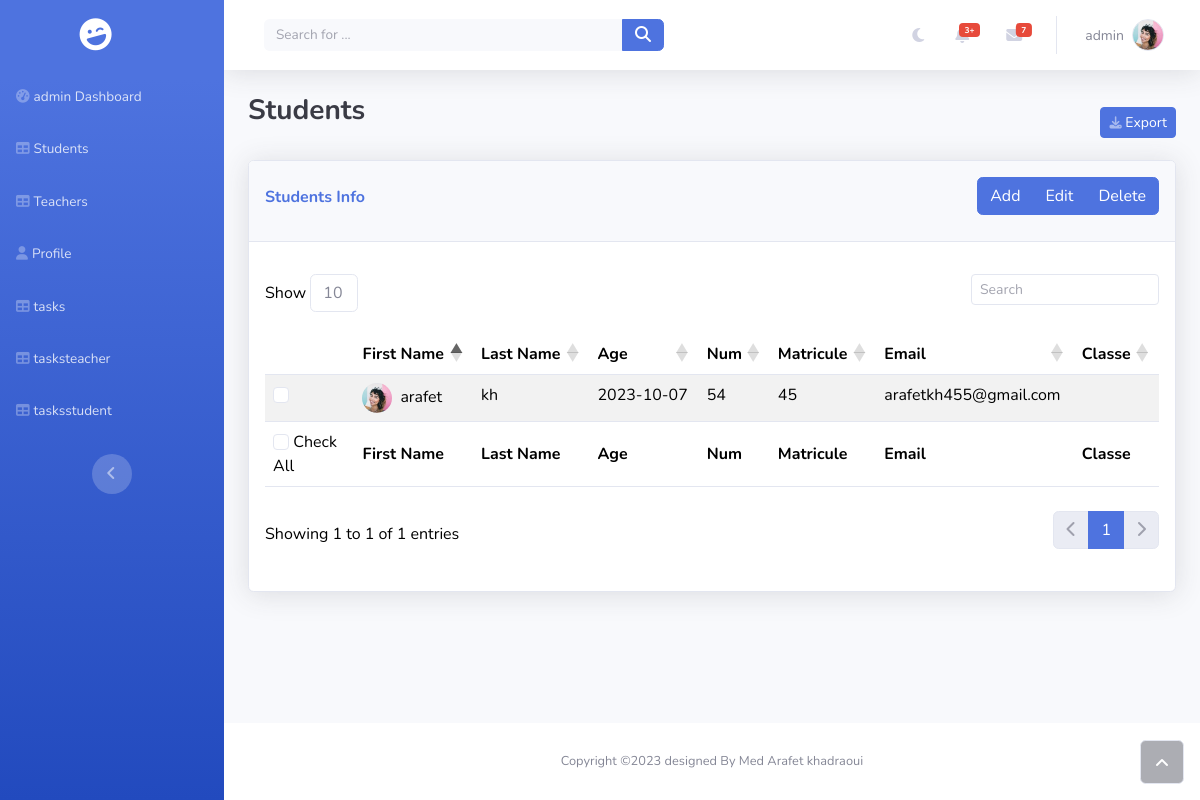
The page /students.php (signed in) on the database as committed earlier.
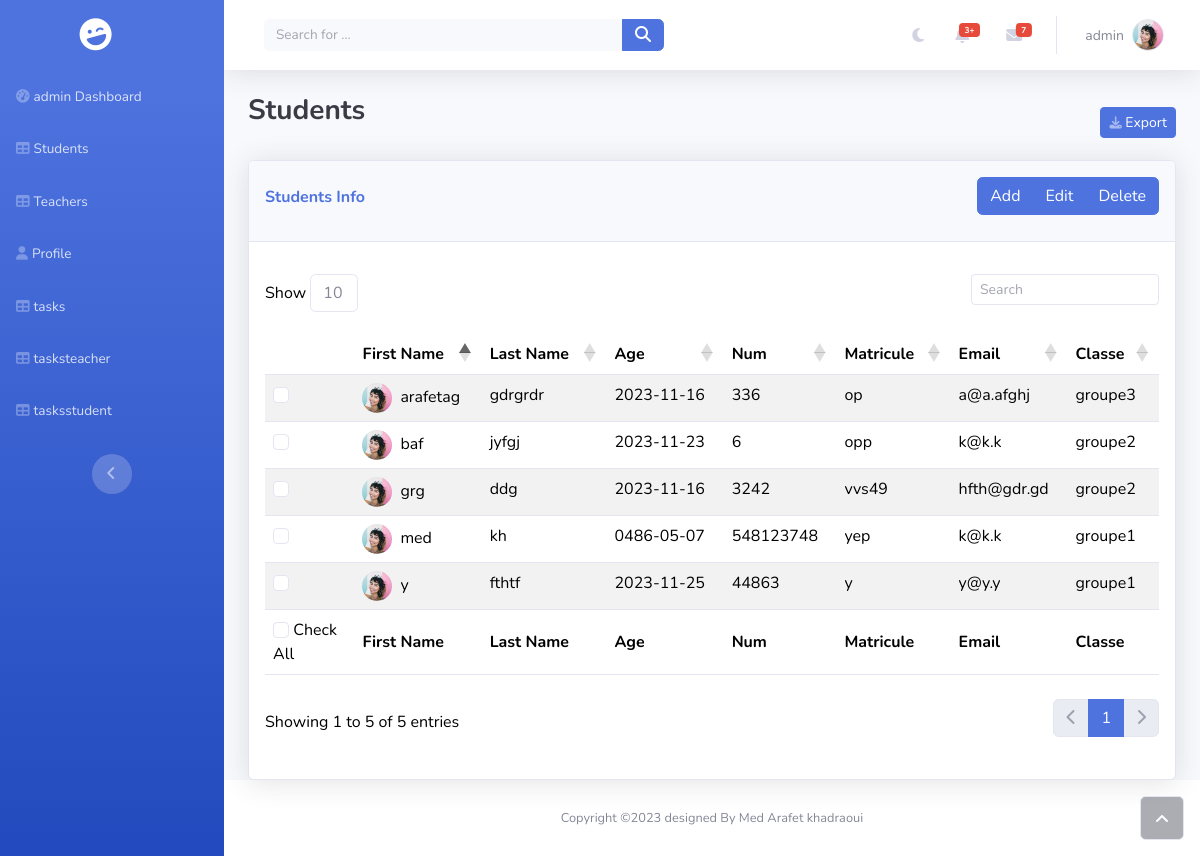
The same page on the database as committed later.
### tables this page shows
CREATE TABLE `students` (
  `firstname` text NOT NULL,
  `lastname` text NOT NULL,
  `matricule` varchar(255) NOT NULL,
  `num` int(11) NOT NULL,
  `id` int(11) NOT NULL,
  `email` varchar(255) NOT NULL,
  `age` date DEFAULT NULL,
  `group_id` int(11) DEFAULT NULL
);

CREATE TABLE `groupes` (
  `id` int(11) NOT NULL,
  `name` varchar(255) NOT NULL
);

### students.php (the view, shortened to what this page needs)
<?php
 include 'config.php';
$sql = "SELECT students.*, groupes.name AS group_name FROM students LEFT JOIN groupes ON students.group_id = groupes.id";
$result = $conn->query($sql);
?>
<!DOCTYPE html>
<html data-bs-theme="light" lang="en">
<?php include 'head.php'; ?>
</head>
<body id="page-top">
    <div id="wrapper" >
        <?php include 'navbar.php'; ?>
        <div class="d-flex flex-column" id="content-wrapper">
            <div id="content">
            <?php include 'header.php'; ?>
            <div class="container-fluid">
                <div class="d-sm-flex justify-content-between align-items-center mb-2">
                    <h3 class="text-dark mb-4 fw-bold">Students</h3>
                    <a class="btn btn-primary btn-sm d-none d-sm-inline-block " role="button" href="#"><i class="fas fa-download fa-sm text-white-50"></i> Export</a>
                </div>
                    <div class="card shadow">
                        <div class="card-header py-3 flex-row justify-content-between align-items-center">
                            <div class="col-auto float-start pt-2">
                                <p class="text-primary fw-bold">Students Info</p>
                            </div>
                            <div class="btn-group float-end" role="group">
                                <button id="add-btn" type="button" class="btn btn-primary"  >Add</button>
                                <button id="edit-btn" type="button"class="btn btn-primary"  >Edit</button>
                                <button  type="button"class="btn btn-primary" data-bs-toggle="modal" data-bs-target="#staticBackdrop">Delete</button>
                            </div>
                        </div>
                        <div class="card-body">
                            <div class="table-responsive table mt-2" id="dataTable" role="grid" >
                                <table class="table my-0 table-striped" id="tablestudent">
                                    <thead>
                                        <tr>
                                            <th style="width: 10%;" ></th>
                                            <th>First Name</th>
                                            <th>Last Name</th>
                                            <th>Age</th>
                                            <th>Num</th>
                                            <th>Matricule</th>
                                            <th>Email</th>
                                            <th>Classe</th>
                                        </tr>
                                    </thead>
                                    <tbody>
                                        <?php
                                        if ($result->num_rows > 0) {
                                            while($row = $result->fetch_assoc()) {
                                              echo '<tr><td><input class="form-check-input" type="checkbox" /></td>
                                              <td><img class="rounded-circle me-2" width="30" height="30" src="assets/img/avatars/avatar1.jpeg" />' . $row["firstname"].
                                              "</td><td>" . $row["lastname"].
                                              "</td><td>" . $row["age"].
                                              "</td><td>" . $row["num"].
                                              "</td><td>" . $row["matricule"].
                                              "</td><td>" . $row["email"].
                                              "</td><td>".$row["group_name"]."</td></tr>";
                                            }
                                          } else {
                                            echo "<tr>0 results</tr>";
                                          }
                                        ?>
                                    </tbody>
                                    <tfoot>
                                        <tr>
                                            <td class="col"  ><input id="check-all" class="form-check-input" type="checkbox"  <?php if ($result->num_rows === 0){ echo' disabled';} ?>/> Check All</td>
                                            <td><strong>First Name</strong></td>
                                            <td><strong>Last Name</strong></td>
                                            <td><strong>Age</strong></td>
                                            <td><strong>Num</strong></td>
                                            <td><strong>Matricule</strong></td>
                                            <td><strong>Email</strong></td>
                                            <td><strong>Classe</strong></td>
                                        </tr>
                                    </tfoot>
                                </table>
                            </div>
                        </div>
                    </div>
                </div>
            </div>
            <footer class="bg-white sticky-footer">
                <div class="container my-auto">
                    <div class="text-center my-auto copyright"><span>Copyright ©2023 designed By Med Arafet khadraoui</span></div>
                </div>
            </footer>
        </div><a class="border rounded d-inline scroll-to-top" href="#page-top"><i class="fas fa-angle-up"></i></a>
    </div>
</body>
</html>

### head.php (shortened to what this page needs)
<head >
    <link rel="stylesheet" href="assets/bootstrap/css/bootstrap.min.css">
    <link rel='stylesheet' href='https://cdn.datatables.net/1.13.5/css/dataTables.bootstrap5.min.css'>
    <link rel="stylesheet" href="assets/fonts/fontawesome-all.min.css">
    <link rel="stylesheet" href="https://unpkg.com/dropzone/dist/dropzone.css" />
    <link href="https://unpkg.com/cropperjs/dist/cropper.css" rel="stylesheet"/>
    <link rel="stylesheet" type="text/css" href="assets/fonts/font-awesome-4.7.0/css/font-awesome.min.css">
    <link rel="stylesheet"href="https://site-assets.fontawesome.com/releases/v6.4.2/css/all.css">
    <link rel="stylesheet"href="https://site-assets.fontawesome.com/releases/v6.4.2/css/sharp-solid.css">
    <link rel="stylesheet" href="https://site-assets.fontawesome.com/releases/v6.4.2/css/sharp-regular.css">
    <link rel="stylesheet"href="https://site-assets.fontawesome.com/releases/v6.4.2/css/sharp-light.css">
</head>

### navbar.php (shortened to what this page needs)
<nav class="navbar align-items-start sidebar sidebar-dark accordion bg-gradient-primary p-0 navbar-dark">
    <div class="container-fluid d-flex flex-column p-0"><a class="navbar-brand d-flex justify-content-center align-items-center sidebar-brand m-0" href="#">
            <div class="sidebar-brand-icon rotate-n-15"><i class="fas fa-laugh-wink"></i></div>
        </a>
        <ul class="navbar-nav text-light" id="accordionSidebar">
            <?php if ($_SESSION['role'] == 'superadmin'): ?>
                <li class="nav-item"><a class="nav-link" href="dashboard_admin.php"><i class="fas fa-tachometer-alt"></i><span>admin Dashboard</span></a></li>
                <li class="nav-item "><a class="nav-link " href="students.php"><i class="fas fa-table"></i><span>Students</span></a>
                <li class="nav-item"><a class="nav-link "  href="teachers.php"><i class="fas fa-table"></i><span>Teachers</span></a></li>
            <?php elseif ($_SESSION['role'] == 'student'): ?>
                <li class="nav-item"><a class="nav-link" href="dashboard_student.php"><i class="fas fa-tachometer-alt"></i><span>Student Dashboard</span></a></li>
            <?php elseif ($_SESSION['role'] == 'teacher'): ?>
                <li class="nav-item"><a class="nav-link" href="dashboard_teacher.php"><i class="fas fa-tachometer-alt"></i><span>Teacher Dashboard</span></a></li>
            <?php endif; ?>
            <li class="nav-item"><a class="nav-link"  href="profile.php"><i class="fas fa-user"></i><span>Profile</span></a></li>
            <?php if ($_SESSION['role'] == ('superadmin' )):?>
                <li class="nav-item "><a class="nav-link " href="tasks.php"><i class="fas fa-table"></i><span>tasks</span></a>
                <li class="nav-item "><a class="nav-link " href="teachertask.php"><i class="fas fa-table"></i><span>tasksteacher</span></a>
                <li class="nav-item "><a class="nav-link " href="studenttask.php"><i class="fas fa-table"></i><span>tasksstudent</span></a>
            <?php elseif ($_SESSION['role'] == ('student' )):?>
                <li class="nav-item "><a class="nav-link " href="studenttask.php"><i class="fas fa-table"></i><span>tasksstudent</span></a>
            <?php elseif ($_SESSION['role'] == ('teacher' )):?>
                <li class="nav-item "><a class="nav-link " href="teachertask.php"><i class="fas fa-table"></i><span>tasksteacher</span></a>
            <?php endif; ?>
        </ul>
        <div class="text-center d-none d-md-inline"><button class="btn rounded-circle border-0" id="sidebarToggle" type="button"></button></div>
    </div>
</nav>

### header.php (shortened to what this page needs)
<?php
include 'config.php';
if ($_SESSION['role'] == 'superadmin'){
    $username="admin";
}
?>
    <nav class="navbar navbar-expand bg-white shadow mb-4 topbar static-top navbar-light">
                    <div class="container-fluid"><button class="btn btn-link d-md-none rounded-circle me-3" id="sidebarToggleTop" type="button"><i class="fas fa-bars"></i></button>
                        <form class="d-none d-sm-inline-block me-auto ms-md-3 my-2 my-md-0 mw-100 navbar-search">
                            <div class="input-group"><input class="bg-light form-control border-0 small" type="text" placeholder="Search for ..."><button class="btn btn-primary py-0" type="button"><i class="fas fa-search"></i></button></div>
                        </form>
                        <ul class="navbar-nav flex-nowrap ms-auto">
                            <li class="nav-item "  >
                                <a class="nav-link" id="darkbtn" href="#"><i class="fas fa-moon" id="moon"></i> <i id="sun" class="fas fa-sun" hidden></i></a>
                            </li>
                            <li class="nav-item dropdown no-arrow mx-1">
                                <div class="nav-item dropdown no-arrow"><a class="dropdown-toggle nav-link" aria-expanded="false" data-bs-toggle="dropdown" href="#"><span class="badge bg-danger badge-counter">3+</span><i class="fas fa-bell fa-fw"></i></a>
                                </div>
                            </li>
                            <li class="nav-item dropdown no-arrow mx-1">
                                <div class="nav-item dropdown no-arrow"><a class="dropdown-toggle nav-link" aria-expanded="false" data-bs-toggle="dropdown" href="#"><span class="badge bg-danger badge-counter">7</span><i class="fas fa-envelope fa-fw"></i></a>
                                </div>
                            </li>
                            <li class="nav-item dropdown no-arrow">
                                <div class="nav-item dropdown no-arrow"><a class="dropdown-toggle nav-link" aria-expanded="false" data-bs-toggle="dropdown" href="#"><span class="d-none d-lg-inline me-2 text-gray-600 small"><?php echo $username; ?></span><img id="header_image" class=" border rounded-circle img-profile" src="assets/img/avatars/avatar1.jpeg"></a>
                                </div>
                            </li>
                        </ul>
                    </div>
                </nav>

Rows that differ between the two databases and show on the page:
removed students: firstname "arafet", lastname "kh", age "2023-10-07", num "54", matricule "45", email "arafetkh455@gmail.com"
added students: firstname "arafetag", lastname "gdrgrdr", age "2023-11-16", num "336", matricule "op", email "a@a.afghj", group.name "groupe3"
added students: firstname "baf", lastname "jyfgj", age "2023-11-23", num "6", matricule "opp", email "k@k.k", group.name "groupe2"
added students: firstname "med", lastname "kh", age "0486-05-07", num "548123748", matricule "yep", email "k@k.k", group.name "groupe1"
added students: firstname "y", lastname "fthtf", age "2023-11-25", num "44863", matricule "y", email "y@y.y", group.name "groupe1"
added students: firstname "grg", lastname "ddg", age "2023-11-16", num "3242", matricule "vvs49", email "hfth@gdr.gd", group.name "groupe2"
Other text that changed with them:
text written by a page script: "Show Showing 1 to 1 of 1 entries 1" → "Show Showing 1 to 5 of 5 entries 1"
